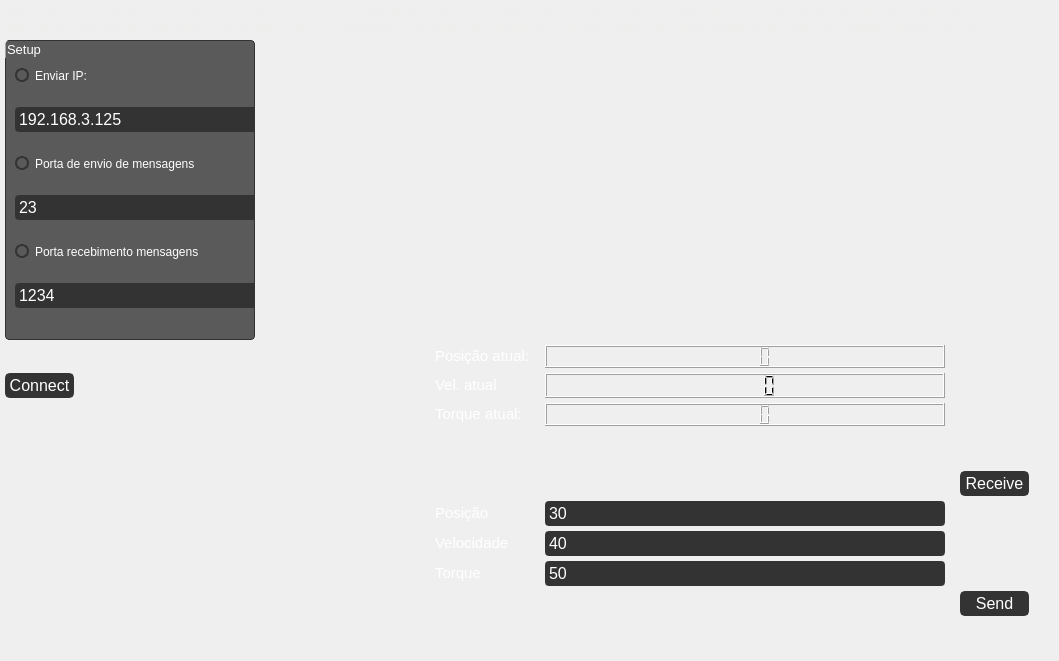
        <widget class="QFrame" name="frame_bottom_east">
         <property name="frameShape">
          <enum>QFrame::NoFrame</enum>
         </property>
         <property name="frameShadow">
          <enum>QFrame::Plain</enum>
         </property>
         <layout class="QVBoxLayout" name="verticalLayout_2">
          <property name="spacing">
           <number>0</number>
          </property>
          <property name="leftMargin">
           <number>0</number>
          </property>
          <property name="topMargin">
           <number>0</number>
          </property>
          <property name="rightMargin">
           <number>0</number>
          </property>
          <property name="bottomMargin">
           <number>0</number>
          </property>
          <item>
           <widget class="QFrame" name="frame">
            <property name="frameShape">
             <enum>QFrame::NoFrame</enum>
            </property>
            <property name="frameShadow">
             <enum>QFrame::Plain</enum>
            </property>
            <layout class="QHBoxLayout" name="horizontalLayout_14">
             <property name="spacing">
              <number>0</number>
             </property>
             <property name="leftMargin">
              <number>0</number>
             </property>
             <property name="topMargin">
              <number>0</number>
             </property>
             <property name="rightMargin">
              <number>0</number>
             </property>
             <property name="bottomMargin">
              <number>0</number>
             </property>
             <item>
              <widget class="QFrame" name="frame_android_field">
               <property name="frameShape">
                <enum>QFrame::NoFrame</enum>
               </property>
               <property name="frameShadow">
                <enum>QFrame::Plain</enum>
               </property>
               <layout class="QGridLayout" name="gridLayout_6">
                <property name="leftMargin">
                 <number>5</number>
                </property>
                <property name="topMargin">
                 <number>5</number>
                </property>
                <property name="rightMargin">
                 <number>5</number>
                </property>
                <property name="bottomMargin">
                 <number>5</number>
                </property>
                <property name="spacing">
                 <number>5</number>
                </property>
                <item row="8" column="1">
                 <spacer name="verticalSpacer_8">
                  <property name="orientation">
                   <enum>Qt::Vertical</enum>
                  </property>
                  <property name="sizeHint" stdset="0">
                   <size>
                    <width>20</width>
                    <height>40</height>
                   </size>
                  </property>
                 </spacer>
                </item>
                <item row="4" column="4">
                 <widget class="QLabel" name="label_4">
                  <property name="minimumSize">
                   <size>
                    <width>100</width>
                    <height>0</height>
                   </size>
                  </property>
                  <property name="font">
                   <font>
                    <family>Segoe UI</family>
                    <pointsize>14</pointsize>
                   </font>
                  </property>
                  <property name="styleSheet">
                   <string notr="true">color:rgb(255,255,255);</string>
                  </property>
                  <property name="text">
                   <string>&lt;html&gt;&lt;head/&gt;&lt;body&gt;&lt;p&gt;&lt;span style=&quot; font-size:11pt;&quot;&gt;Posição atual:&lt;/span&gt;&lt;/p&gt;&lt;/body&gt;&lt;/html&gt;</string>
                  </property>
                 </widget>
                </item>
                <item row="33" column="4">
                 <widget class="QLabel" name="label_7">
                  <property name="font">
                   <font>
                    <family>Segoe UI</family>
                    <pointsize>14</pointsize>
                   </font>
                  </property>
                  <property name="styleSheet">
                   <string notr="true">color:rgb(255,255,255);</string>
                  </property>
                  <property name="text">
                   <string>&lt;html&gt;&lt;head/&gt;&lt;body&gt;&lt;p&gt;&lt;span style=&quot; font-size:11pt;&quot;&gt;Torque&lt;/span&gt;&lt;/p&gt;&lt;/body&gt;&lt;/html&gt;</string>
                  </property>
                 </widget>
                </item>
                <item row="32" column="6">
                 <widget class="QLineEdit" name="velocity_input">
                  <property name="minimumSize">
                   <size>
                    <width>400</width>
                    <height>25</height>
                   </size>
                  </property>
                  <property name="maximumSize">
                   <size>
                    <width>500</width>
                    <height>25</height>
                   </size>
                  </property>
                  <property name="font">
                   <font>
                    <family>Segoe UI</family>
                    <pointsize>12</pointsize>
                   </font>
                  </property>
                  <property name="styleSheet">
                   <string notr="true">QLineEdit {
	color:rgb(255,255,255);
	border:2px solid rgb(51,51,51);
	border-radius:4px;
	background:rgb(51,51,51);
}

QLineEdit:disabled {
	color:rgb(255,255,255);
	border:2px solid rgb(112,112,112);
	border-radius:4px;
	background:rgb(112,112,112);
}</string>
                  </property>
                  <property name="text">
                   <string>40</string>
                  </property>
                 </widget>
                </item>
                <item row="1" column="0">
                 <widget class="QGroupBox" name="groupBox_clean">
                  <property name="minimumSize">
                   <size>
                    <width>250</width>
                    <height>300</height>
                   </size>
                  </property>
                  <property name="maximumSize">
                   <size>
                    <width>250</width>
                    <height>300</height>
                   </size>
                  </property>
                  <property name="sizeIncrement">
                   <size>
                    <width>0</width>
                    <height>0</height>
                   </size>
                  </property>
                  <property name="font">
                   <font>
                    <family>Segoe UI</family>
                    <pointsize>10</pointsize>
                   </font>
                  </property>
                  <property name="styleSheet">
                   <string notr="true">QGroupBox{
	border:1px solid rgb(51,51,51);	
	border-radius:4px;
	color:white;
	background:rgb(91,90,90);
}
</string>
                  </property>
                  <property name="title">
                   <string>Setup</string>
                  </property>
                  <property name="alignment">
                   <set>Qt::AlignLeading|Qt::AlignLeft|Qt::AlignVCenter</set>
                  </property>
                  <property name="flat">
                   <bool>false</bool>
                  </property>
                  <property name="checkable">
                   <bool>false</bool>
                  </property>
                  <layout class="QVBoxLayout" name="verticalLayout_12">
                   <item>
                    <widget class="QRadioButton" name="radioButton">
                     <property name="font">
                      <font>
                       <family>Segoe UI</family>
                       <pointsize>9</pointsize>
                      </font>
                     </property>
                     <property name="styleSheet">
                      <string notr="true">QRadioButton {
	background:rgb(91,90,90);
    color:white;
}
QRadioButton::indicator {
    width:10px;
    height:10px;
    border-radius: 7px;
}
QRadioButton::indicator:checked {
    background-color:rgb(0,143,170);
    border: 2px solid rgb(51,51,51);
}

QRadioButton::indicator:unchecked {
    background-color:rgb(91,90,90);
    border:2px solid rgb(51,51,51);
}</string>
                     </property>
                     <property name="text">
                      <string>Enviar IP:</string>
                     </property>
                     <property name="autoRepeat">
                      <bool>false</bool>
                     </property>
                     <property name="autoExclusive">
                      <bool>true</bool>
                     </property>
                    </widget>
                   </item>
                   <item>
                    <widget class="QLineEdit" name="ip_input">
                     <property name="enabled">
                      <bool>true</bool>
                     </property>
                     <property name="minimumSize">
                      <size>
                       <width>400</width>
                       <height>25</height>
                      </size>
                     </property>
                     <property name="maximumSize">
                      <size>
                       <width>500</width>
                       <height>25</height>
                      </size>
                     </property>
                     <property name="font">
                      <font>
                       <family>Segoe UI</family>
                       <pointsize>12</pointsize>
                      </font>
                     </property>
                     <property name="styleSheet">
                      <string notr="true">QLineEdit {
	color:rgb(255,255,255);
	border:2px solid rgb(51,51,51);
	border-radius:4px;
	background:rgb(51,51,51);
}

QLineEdit:disabled {
	color:rgb(255,255,255);
	border:2px solid rgb(112,112,112);
	border-radius:4px;
	background:rgb(112,112,112);
}</string>
                     </property>
                     <property name="text">
                      <string>192.168.3.125</string>
                     </property>
                    </widget>
                   </item>
                   <item>
                    <widget class="QRadioButton" name="radioButton_3">
                     <property name="font">
                      <font>
                       <family>Segoe UI</family>
                       <pointsize>9</pointsize>
                      </font>
                     </property>
                     <property name="styleSheet">
                      <string notr="true">QRadioButton {
	background:rgb(91,90,90);
    color:white;
}
QRadioButton::indicator {
    width:10px;
    height:10px;
    border-radius: 7px;
}
QRadioButton::indicator:checked {
    background-color:rgb(0,143,170);
    border: 2px solid rgb(51,51,51);
}

QRadioButton::indicator:unchecked {
    background-color:rgb(91,90,90);
    border:2px solid rgb(51,51,51);
}</string>
                     </property>
                     <property name="text">
                      <string>Porta de envio de mensagens</string>
                     </property>
                     <property name="autoExclusive">
                      <bool>true</bool>
                     </property>
                    </widget>
                   </item>
                   <item>
                    <widget class="QLineEdit" name="portsend_input">
                     <property name="minimumSize">
                      <size>
                       <width>400</width>
                       <height>25</height>
                      </size>
                     </property>
                     <property name="maximumSize">
                      <size>
                       <width>500</width>
                       <height>25</height>
                      </size>
                     </property>
                     <property name="font">
                      <font>
                       <family>Segoe UI</family>
                       <pointsize>12</pointsize>
                      </font>
                     </property>
                     <property name="styleSheet">
                      <string notr="true">QLineEdit {
	color:rgb(255,255,255);
	border:2px solid rgb(51,51,51);
	border-radius:4px;
	background:rgb(51,51,51);
}

QLineEdit:disabled {
	color:rgb(255,255,255);
	border:2px solid rgb(112,112,112);
	border-radius:4px;
	background:rgb(112,112,112);
}</string>
                     </property>
                     <property name="text">
                      <string>23</string>
                     </property>
                    </widget>
                   </item>
                   <item>
                    <widget class="QRadioButton" name="radioButton_4">
                     <property name="font">
                      <font>
                       <family>Segoe UI</family>
                       <pointsize>9</pointsize>
                      </font>
                     </property>
                     <property name="styleSheet">
                      <string notr="true">QRadioButton {
	background:rgb(91,90,90);
    color:white;
}
QRadioButton::indicator {
    width:10px;
    height:10px;
    border-radius: 7px;
}
QRadioButton::indicator:checked {
    background-color:rgb(0,143,170);
    border: 2px solid rgb(51,51,51);
}

QRadioButton::indicator:unchecked {
    background-color:rgb(91,90,90);
    border:2px solid rgb(51,51,51);
}</string>
                     </property>
                     <property name="text">
                      <string>Porta recebimento mensagens</string>
                     </property>
                     <property name="autoExclusive">
                      <bool>true</bool>
                     </property>
                    </widget>
                   </item>
                   <item>
                    <widget class="QLineEdit" name="portreceive_input">
                     <property name="minimumSize">
                      <size>
                       <width>400</width>
                       <height>25</height>
                      </size>
                     </property>
                     <property name="maximumSize">
                      <size>
                       <width>500</width>
                       <height>25</height>
                      </size>
                     </property>
                     <property name="font">
                      <font>
                       <family>Segoe UI</family>
                       <pointsize>12</pointsize>
                      </font>
                     </property>
                     <property name="styleSheet">
                      <string notr="true">QLineEdit {
	color:rgb(255,255,255);
	border:2px solid rgb(51,51,51);
	border-radius:4px;
	background:rgb(51,51,51);
}

QLineEdit:disabled {
	color:rgb(255,255,255);
	border:2px solid rgb(112,112,112);
	border-radius:4px;
	background:rgb(112,112,112);
}</string>
                     </property>
                     <property name="text">
                      <string>1234</string>
                     </property>
                    </widget>
                   </item>
                  </layout>
                 </widget>
                </item>
                <item row="28" column="6">
                 <widget class="QLineEdit" name="position_input">
                  <property name="enabled">
                   <bool>true</bool>
                  </property>
                  <property name="minimumSize">
                   <size>
                    <width>400</width>
                    <height>25</height>
                   </size>
                  </property>
                  <property name="maximumSize">
                   <size>
                    <width>500</width>
                    <height>25</height>
                   </size>
                  </property>
                  <property name="font">
                   <font>
                    <family>Segoe UI</family>
                    <pointsize>12</pointsize>
                   </font>
                  </property>
                  <property name="styleSheet">
                   <string notr="true">QLineEdit {
	color:rgb(255,255,255);
	border:2px solid rgb(51,51,51);
	border-radius:4px;
	background:rgb(51,51,51);
}

QLineEdit:disabled {
	color:rgb(255,255,255);
	border:2px solid rgb(112,112,112);
	border-radius:4px;
	background:rgb(112,112,112);
}</string>
                  </property>
                  <property name="text">
                   <string>30</string>
                  </property>
                 </widget>
                </item>
                <item row="5" column="6">
                 <widget class="QLCDNumber" name="velocity_receive"/>
                </item>
                <item row="62" column="11">
                 <spacer name="verticalSpacer">
                  <property name="orientation">
                   <enum>Qt::Vertical</enum>
                  </property>
                  <property name="sizeHint" stdset="0">
                   <size>
                    <width>20</width>
                    <height>40</height>
                   </size>
                  </property>
                 </spacer>
                </item>
                <item row="32" column="2">
                 <widget class="QLabel" name="label_3">
                  <property name="minimumSize">
                   <size>
                    <width>100</width>
                    <height>0</height>
                   </size>
                  </property>
                  <property name="font">
                   <font>
                    <family>Segoe UI</family>
                    <pointsize>14</pointsize>
                   </font>
                  </property>
                  <property name="styleSheet">
                   <string notr="true">color:rgb(255,255,255);</string>
                  </property>
                  <property name="text">
                   <string/>
                  </property>
                 </widget>
                </item>
                <item row="33" column="6">
                 <widget class="QLineEdit" name="torque_input">
                  <property name="minimumSize">
                   <size>
                    <width>400</width>
                    <height>25</height>
                   </size>
                  </property>
                  <property name="maximumSize">
                   <size>
                    <width>500</width>
                    <height>25</height>
                   </size>
                  </property>
                  <property name="font">
                   <font>
                    <family>Segoe UI</family>
                    <pointsize>12</pointsize>
                   </font>
                  </property>
                  <property name="styleSheet">
                   <string notr="true">QLineEdit {
	color:rgb(255,255,255);
	border:2px solid rgb(51,51,51);
	border-radius:4px;
	background:rgb(51,51,51);
}

QLineEdit:disabled {
	color:rgb(255,255,255);
	border:2px solid rgb(112,112,112);
	border-radius:4px;
	background:rgb(112,112,112);
}</string>
                  </property>
                  <property name="text">
                   <string>50</string>
                  </property>
                 </widget>
                </item>
                <item row="5" column="0">
                 <widget class="QPushButton" name="connect_button">
                  <property name="minimumSize">
                   <size>
                    <width>69</width>
                    <height>25</height>
                   </size>
                  </property>
                  <property name="maximumSize">
                   <size>
                    <width>69</width>
                    <height>25</height>
                   </size>
                  </property>
                  <property name="font">
                   <font>
                    <family>Segoe UI</family>
                    <pointsize>12</pointsize>
                   </font>
                  </property>
                  <property name="styleSheet">
                   <string notr="true">QPushButton {
	border: 2px solid rgb(51,51,51);
	border-radius: 5px;	
	color:rgb(255,255,255);
	background-color: rgb(51,51,51);
}
QPushButton:hover {
	border: 2px solid rgb(0,143,150);
	background-color: rgb(0,143,150);
}
QPushButton:pressed {	
	border: 2px solid rgb(0,143,150);
	background-color: rgb(51,51,51);
}

QPushButton:disabled {	
	border-radius: 5px;	
	border: 2px solid rgb(112,112,112);
	background-color: rgb(112,112,112);
}</string>
                  </property>
                  <property name="text">
                   <string>Connect</string>
                  </property>
                 </widget>
                </item>
                <item row="49" column="1">
                 <widget class="QLabel" name="label_2">
                  <property name="text">
                   <string/>
                  </property>
                 </widget>
                </item>
                <item row="5" column="4">
                 <widget class="QLabel" name="label_6">
                  <property name="minimumSize">
                   <size>
                    <width>100</width>
                    <height>0</height>
                   </size>
                  </property>
                  <property name="font">
                   <font>
                    <family>Segoe UI</family>
                    <pointsize>14</pointsize>
                   </font>
                  </property>
                  <property name="styleSheet">
                   <string notr="true">color:rgb(255,255,255);</string>
                  </property>
                  <property name="text">
                   <string>&lt;html&gt;&lt;head/&gt;&lt;body&gt;&lt;p&gt;&lt;span style=&quot; font-size:11pt;&quot;&gt;Vel. atual&lt;/span&gt;&lt;/p&gt;&lt;/body&gt;&lt;/html&gt;</string>
                  </property>
                 </widget>
                </item>
                <item row="1" column="6">
                 <widget class="QLabel" name="label_14">
                  <property name="text">
                   <string/>
                  </property>
                  <property name="pixmap">
                   <pixmap>Screenshot from 2022-06-05 15-33-38.png</pixmap>
                  </property>
                  <property name="scaledContents">
                   <bool>false</bool>
                  </property>
                 </widget>
                </item>
                <item row="49" column="9">
                 <widget class="QPushButton" name="send_button">
                  <property name="minimumSize">
                   <size>
                    <width>69</width>
                    <height>25</height>
                   </size>
                  </property>
                  <property name="maximumSize">
                   <size>
                    <width>69</width>
                    <height>25</height>
                   </size>
                  </property>
                  <property name="font">
                   <font>
                    <family>Segoe UI</family>
                    <pointsize>12</pointsize>
                   </font>
                  </property>
                  <property name="styleSheet">
                   <string notr="true">QPushButton {
	border: 2px solid rgb(51,51,51);
	border-radius: 5px;	
	color:rgb(255,255,255);
	background-color: rgb(51,51,51);
}
QPushButton:hover {
	border: 2px solid rgb(112,0,0);
	background-color: rgb(112,0,0);
}
QPushButton:pressed {	
	border: 2px solid rgb(112,0,0);
	background-color: rgb(51,51,51);
}

QPushButton:disabled {	
	border-radius: 5px;	
	border: 2px solid rgb(112,112,112);
	background-color: rgb(112,112,112);
}</string>
                  </property>
                  <property name="text">
                   <string>Send</string>
                  </property>
                 </widget>
                </item>
                <item row="4" column="6">
                 <widget class="QLCDNumber" name="position_receive"/>
                </item>
                <item row="28" column="3">
                 <spacer name="horizontalSpacer_2">
                  <property name="orientation">
                   <enum>Qt::Horizontal</enum>
                  </property>
                  <property name="sizeHint" stdset="0">
                   <size>
                    <width>40</width>
                    <height>20</height>
                   </size>
                  </property>
                 </spacer>
                </item>
                <item row="0" column="0" colspan="11">
                 <widget class="QLabel" name="lab_home_main_disc_3">
                  <property name="font">
                   <font>
                    <family>Segoe UI</family>
                    <pointsize>10</pointsize>
                   </font>
                  </property>
                  <property name="styleSheet">
                   <string notr="true">color:rgb(255,255,255);</string>
                  </property>
                  <property name="text">
                   <string>&lt;!DOCTYPE HTML PUBLIC &quot;-//W3C//DTD HTML 4.0//EN&quot; &quot;http://www.w3.org/TR/REC-html40/strict.dtd&quot;&gt;
&lt;html&gt;&lt;head&gt;&lt;meta name=&quot;qrichtext&quot; content=&quot;1&quot; /&gt;&lt;style type=&quot;text/css&quot;&gt;
p, li { white-space: pre-wrap; }
&lt;/style&gt;&lt;/head&gt;&lt;body style=&quot; font-family:'Segoe UI'; font-size:10pt; font-weight:400; font-style:normal;&quot;&gt;
&lt;p style=&quot; margin-top:0px; margin-bottom:0px; margin-left:0px; margin-right:0px; -qt-block-indent:0; text-indent:0px;&quot;&gt;&lt;span style=&quot; color:#eeeeec;&quot;&gt;Descrição: Essa interface é usada para enviar/receber  comandos de posição, velocidade  e torque para o motor da manopla de reanilitação.A comunicação é feita através de web socket, por isso ao lado entre com os dados de IP do servidore e as portas de comunicação.Abaixo podem ser vistos dados de posição, velocidade e torque em [SI].&lt;/span&gt;&lt;/p&gt;&lt;/body&gt;&lt;/html&gt;</string>
                  </property>
                  <property name="alignment">
                   <set>Qt::AlignLeading|Qt::AlignLeft|Qt::AlignTop</set>
                  </property>
                  <property name="wordWrap">
                   <bool>true</bool>
                  </property>
                  <property name="margin">
                   <number>5</number>
                  </property>
                 </widget>
                </item>
                <item row="7" column="6">
                 <widget class="QLCDNumber" name="torque_receive"/>
                </item>
                <item row="9" column="9">
                 <widget class="QPushButton" name="receive_button">
                  <property name="minimumSize">
                   <size>
                    <width>69</width>
                    <height>25</height>
                   </size>
                  </property>
                  <property name="maximumSize">
                   <size>
                    <width>69</width>
                    <height>25</height>
                   </size>
                  </property>
                  <property name="font">
                   <font>
                    <family>Segoe UI</family>
                    <pointsize>12</pointsize>
                   </font>
                  </property>
                  <property name="styleSheet">
                   <string notr="true">QPushButton {
	border: 2px solid rgb(51,51,51);
	border-radius: 5px;	
	color:rgb(255,255,255);
	background-color: rgb(51,51,51);
}
QPushButton:hover {
	border: 2px solid rgb(0,143,150);
	background-color: rgb(0,143,150);
}
QPushButton:pressed {	
	border: 2px solid rgb(0,143,150);
	background-color: rgb(51,51,51);
}

QPushButton:disabled {	
	border-radius: 5px;	
	border: 2px solid rgb(112,112,112);
	background-color: rgb(112,112,112);
}</string>
                  </property>
                  <property name="text">
                   <string>Receive</string>
                  </property>
                 </widget>
                </item>
                <item row="32" column="4">
                 <widget class="QLabel" name="label_5">
                  <property name="font">
                   <font>
                    <family>Segoe UI</family>
                    <pointsize>14</pointsize>
                   </font>
                  </property>
                  <property name="styleSheet">
                   <string notr="true">color:rgb(255,255,255);</string>
                  </property>
                  <property name="text">
                   <string>&lt;html&gt;&lt;head/&gt;&lt;body&gt;&lt;p&gt;&lt;span style=&quot; font-size:11pt;&quot;&gt;Velocidade&lt;/span&gt;&lt;/p&gt;&lt;/body&gt;&lt;/html&gt;</string>
                  </property>
                 </widget>
                </item>
                <item row="28" column="4">
                 <widget class="QLabel" name="label">
                  <property name="font">
                   <font>
                    <family>Segoe UI</family>
                    <pointsize>14</pointsize>
                   </font>
                  </property>
                  <property name="styleSheet">
                   <string notr="true">color:rgb(255,255,255);</string>
                  </property>
                  <property name="text">
                   <string>&lt;html&gt;&lt;head/&gt;&lt;body&gt;&lt;p&gt;&lt;span style=&quot; font-size:11pt;&quot;&gt;Posição&lt;/span&gt;&lt;/p&gt;&lt;/body&gt;&lt;/html&gt;</string>
                  </property>
                 </widget>
                </item>
                <item row="7" column="4">
                 <widget class="QLabel" name="label_8">
                  <property name="minimumSize">
                   <size>
                    <width>100</width>
                    <height>0</height>
                   </size>
                  </property>
                  <property name="font">
                   <font>
                    <family>Segoe UI</family>
                    <pointsize>14</pointsize>
                   </font>
                  </property>
                  <property name="styleSheet">
                   <string notr="true">color:rgb(255,255,255);</string>
                  </property>
                  <property name="text">
                   <string>&lt;html&gt;&lt;head/&gt;&lt;body&gt;&lt;p&gt;&lt;span style=&quot; font-size:11pt;&quot;&gt;Torque atual:&lt;/span&gt;&lt;/p&gt;&lt;/body&gt;&lt;/html&gt;</string>
                  </property>
                 </widget>
                </item>
               </layout>
              </widget>
             </item>
            </layout>
           </widget>
          </item>
         </layout>
        </widget>
